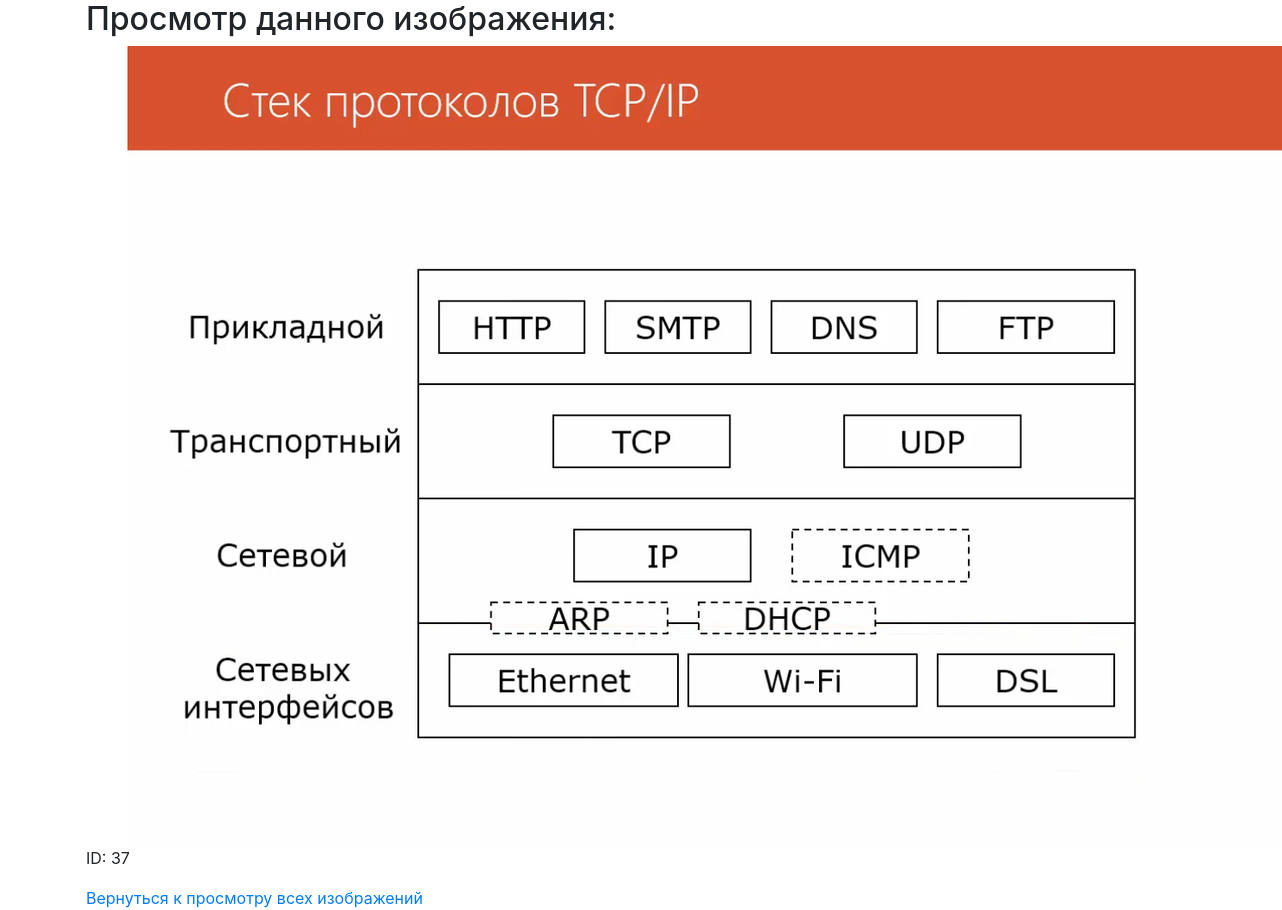
Screenshot of /view/37/ with the database file from the repository.
### images/models.py (models this page shows, shortened)
class Image(models.Model):
    image = models.ImageField(upload_to='uploads/')
    uploaded_at = models.DateTimeField(auto_now_add=True)

### images/views.py (the view)
# urls.py: path('view/<int:image_id>/', image_view, name='image_view'),
def image_view(request, image_id):
    image = get_object_or_404(Image, id=image_id)
    return render(request, 'images/view.html', {'image': image})

### images/templates/images/view.html
{% extends 'base.html' %}
{% block content %}
    <h2>Просмотр данного изображения:</h2>
    <div>
        <img src="{{ image.image.url }}" alt="Uploaded Image">
        <p>ID: {{ image.id }}</p>
    </div>
    <a href="{% url 'image_list' %}">Вернуться к просмотру всех изображений </a>
{% endblock %}

### rows the page displays
Image: image (picture), id "37"
